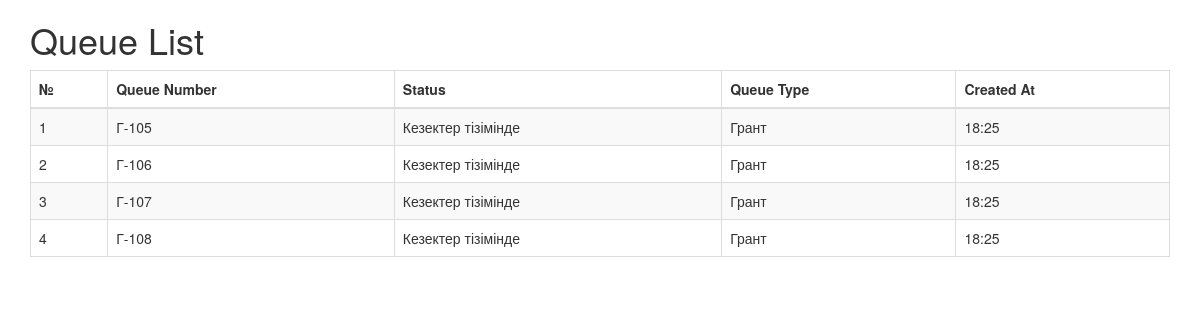
The page /api/v1/queues/queues/ on the database its author committed.
### queues/models.py (models this page shows, shortened)
class Queue(models.Model):
    id = models.AutoField(primary_key=True)
    queue_number = models.CharField(max_length=10, unique=True, blank=True)
    status = models.CharField(
        choices=choices.QueueStatusChoices.choices,
        default=choices.QueueStatusChoices.New,
        blank=True,
        null=False,
        max_length=20,
    )
    user = models.CharField(max_length=20, null=True, blank=True)
    queue_type = models.CharField(
        choices=choices.QueueTypeChoices.choices,
        default=choices.QueueTypeChoices.Other,
        blank=True,
        null=False,
        max_length=20,
    )
    created_at = models.DateTimeField(auto_now_add=True)
    class Meta:
        ordering = ('created_at',)
        verbose_name = _('Queue')
        verbose_name_plural = _('Queues')

### queues/views.py (the view)
def queue_list(request):
    queues = Queue.objects.filter(queue_type=choices.QueueTypeChoices.Grant, status=choices.QueueStatusChoices.New)
    return render(request, 'queues/queue_list.html', {'queues': queues})

### queues/templates/queues/queue_list.html (shortened to what this page needs)
<!DOCTYPE html>
<html>
<head>
    <link rel="stylesheet" href="https://maxcdn.bootstrapcdn.com/bootstrap/3.4.1/css/bootstrap.min.css">
</head>
<body>
    <div class="container">
        <h1>Queue List</h1>
        <table class="table table-striped table-bordered">
            <thead>
                <tr>
                    <th>№</th>
                    <th>Queue Number</th>
                    <th>Status</th>
                    <th>Queue Type</th>
                    <th>Created At</th>
                </tr>
            </thead>
            <tbody>
                {% for queue in queues %}
                <tr>
                    <td>{{ forloop.counter }}</td>
                    <td>{{ queue.queue_number }}</td>
                    <td>{{ queue.status }}</td>
                    <td>{{ queue.queue_type }}</td>
                    <td>{{ queue.created_at|time:'H:i' }}</td>
                </tr>
                {% endfor %}
            </tbody>
        </table>
    </div>
</body>
</html>

### rows shown on the page
Queue: queue_number "Г-105", status "Кезектер тізімінде", queue_type "Грант", created_at "18:25"
Queue: queue_number "Г-106", status "Кезектер тізімінде", queue_type "Грант", created_at "18:25"
Queue: queue_number "Г-107", status "Кезектер тізімінде", queue_type "Грант", created_at "18:25"
Queue: queue_number "Г-108", status "Кезектер тізімінде", queue_type "Грант", created_at "18:25"
